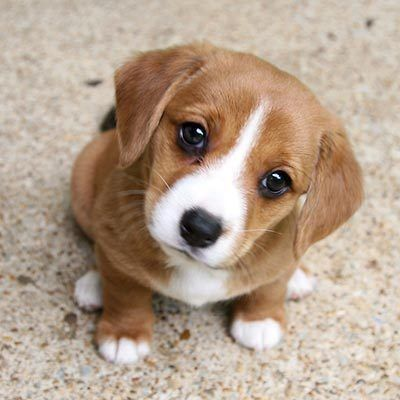
#> input picture ASSIGNMENTS/2/dog.jpg, 400 x 400 px
$ python Filters.py
#> lines starting #> are read from the running program, lines starting #| are printed output that depends on the picture
import cv2 as cv
import sys

img = cv.imread("dog.jpg")
#> img is the input picture: shape (400, 400, 3); mean B, G, R 142.5, 160.8, 180.9
if img is None:
    sys.exit("Could not read the image.")

dst_box=cv.boxFilter(img, -1, (3,3))
dst_box_big=cv.boxFilter(img, -1, (11,11))
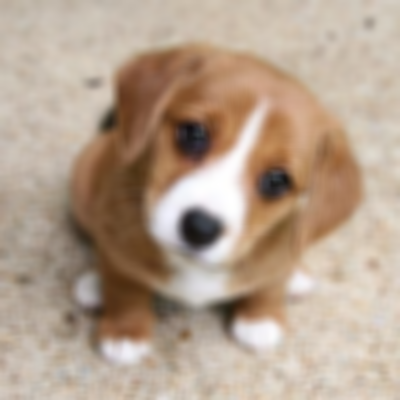
#> dst_box_big: shape (400, 400, 3); mean B, G, R 142.5, 160.8, 180.9
dst_gaus = cv.GaussianBlur(img, (5,5),5)
dst_gaus_big = cv.GaussianBlur(img, (11,11),5)
dst_med = cv.medianBlur(img,5)
dst_med_big = cv.medianBlur(img,11)

#Question 4 Part 1
cv.imshow("1. Orignal", img)
cv.imshow("2. Box Filter ", dst_box)
cv.imshow("3. Gaussian Filter ", dst_gaus)
cv.imshow("4. Median Filter ", dst_med)

#Greater Kernel Size
cv.imshow("5. Box Filter (11x11 Kernel Size)", dst_box_big)
cv.imshow("6. Gaussian Filter (11x11 Kernel Size)", dst_gaus_big)
cv.imshow("7. Median Filter (11x11 Kernel Size)", dst_med_big)

cv.waitKey(0)
cv.destroyAllWindows()
'''
k = cv.waitKey(0)
if k == ord("s"):
    cv.imwrite("dog.jpg", img)
'''
